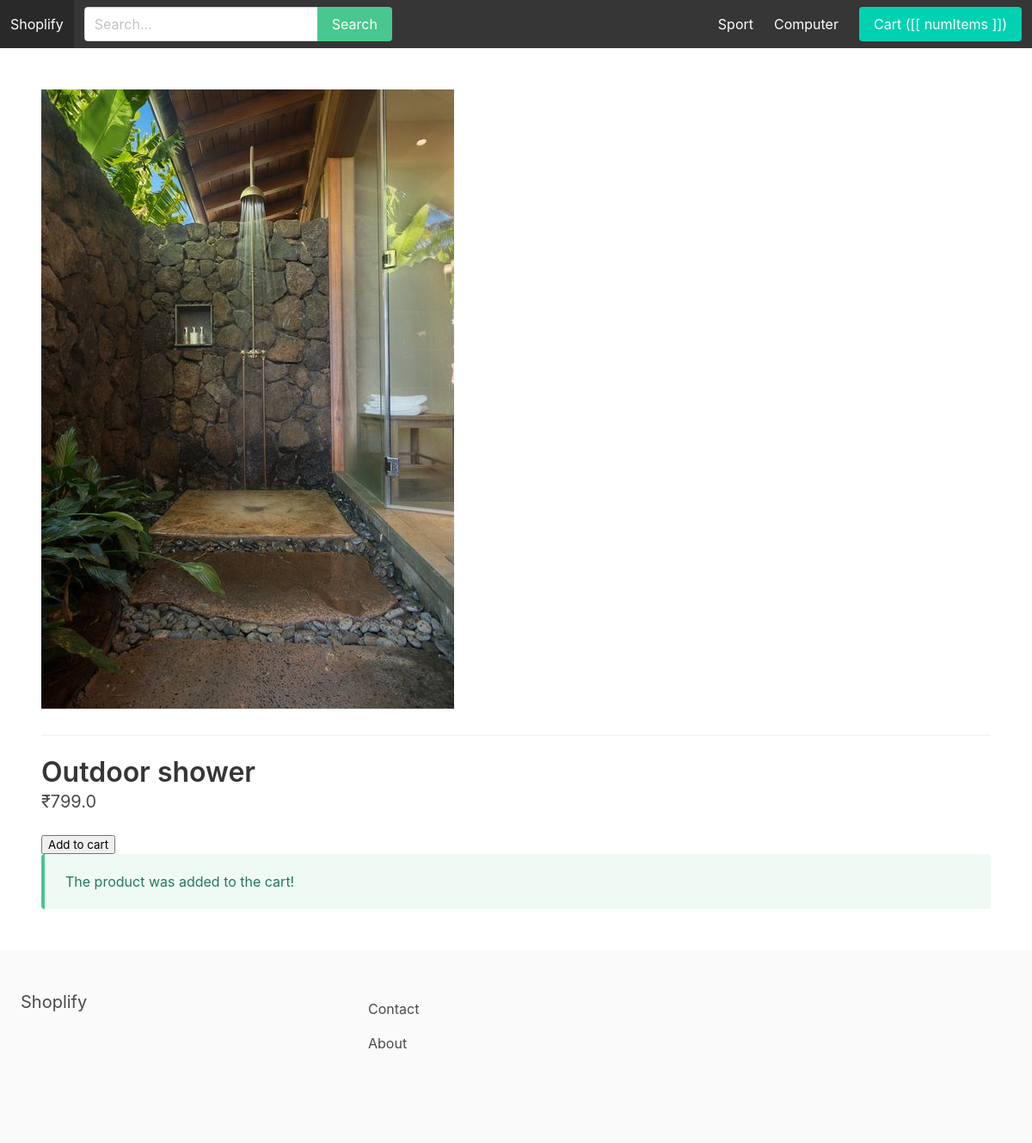
/sport/outdoor-shower/, run on the app's committed database.
### store/models.py (models this page shows, shortened)
class Category(models.Model):
    title = models.CharField(max_length=255)
    slug = models.SlugField(max_length=255)
    ordering = models.IntegerField(default=0)
    class Meta:
        verbose_name_plural = 'Categories'
        ordering = ('ordering',)

class Product(models.Model):
    category = models.ForeignKey(Category, related_name='products', on_delete=models.CASCADE)
    title = models.CharField(max_length=255)
    slug = models.SlugField(max_length=255)
    description = models.TextField(blank=True, null=True)
    price = models.FloatField(max_length=255)
    is_featured = models.BooleanField(default=False)
    image = models.ImageField(upload_to='uploads/', blank=True, null=True)
    thumbnail = models.ImageField(upload_to='uploads/', blank=True, null=True)
    date_added = models.DateTimeField(auto_now_add=True)
    class Meta:
        ordering = ('-date_added',)

### store/views.py (the view)
# urls.py: path('<slug:category_slug>/<slug:slug>/', product_detail, name='product_detail'),
def product_detail(request, category_slug, slug):
    product = get_object_or_404(Product, slug=slug)
    context = {
        'product': product
    }
    return render(request, 'product_detail.html', context)

### cart/cart.py (called while the page is built)
    def __iter__(self):
        product_ids = self.cart.keys()
        product_clean_ids = []
        for p in product_ids:
            product_clean_ids.append(p)
            self.cart[str(p)]['product'] = Product.objects.get(pk=p)
        for item in self.cart.values():
            item['total_price'] = float(item['price']) * int(item['quantity'])
            yield item

    def get_total_length(self):
        return sum(int(item['quantity']) for item in self.cart.values())

    def get_total_cost(self):
            return sum(float(item['total_price']) for item in self)

### cart/context_processors.py (called while the page is built)
def cart(request):
    return {'cart': Cart(request)}

### store/context_processors.py (called while the page is built)
def menu_categories(request):
    categories = Category.objects.all()
    return {'menu_categories': categories}

### store/templates/product_detail.html (shortened to what this page needs)
{% extends 'base.html' %}
{% block content %}
    <div id="productapp">
        <img src="{{ product.image.url }}">
        <hr>
        <h1 class="title">{{ product.title }}</h1>
        <h2 class="subtitle">₹{{ product.price }}</h1>
        <button @click="addToCart({{ product.id }})">Add to cart</button>
        <article class="message is-success" v-if="showMessage">
            <div class="message-body">
                The product was added to the cart!
            </div>
        </article>
    </div>
{% endblock %}

### core/templates/base.html (shortened to what this page needs)
{% load static %}
<!DOCTYPE html>
<html>
    <head>
        <link rel="stylesheet" href="https://cdn.jsdelivr.net/npm/bulma@0.9.0/css/bulma.min.css">
        <link rel="stylesheet" href="{% static 'main.css' %}">
    </head>
    <body>
        <nav class="navbar is-dark" id="navbarapp">
            <div class="navbar-brand">
                <a href="{% url 'frontpage' %}" class="navbar-item" href="/">Shoplify</a>
            </div>
            <div id="main-navbar" class="navbar-menu" :class="{ 'is-active': menuClass }">
                <div class="navbar-start">
                    <div class="navbar-item">
                        <form method="get" action="{% url 'search' %}">
                            <div class="field has-addons">
                                <div class="control">
                                    <input type="text" class="input" placeholder="Search..." name="query">
                                </div>
                                <div class="control">
                                    <button class="button is-success">Search</button>
                                </div>
                            </div>
                        </form>
                    </div>
                </div>
                <div class ="navbar-end">
                    {% for category in menu_categories %}
                        <a href="{% url 'category_detail' category.slug %}" class="navbar-item">{{ category.title }}</a>
                    {% endfor %}
                    <div class="navbar-item">
                        <a href="{% url 'cart' %}" class="button is-primary">Cart ([[ numItems ]])</a>
                    </div>
                </div>
            </div>
        </nav>
        <section class="section">
            {% block content %}
            {% endblock %}
        </section>
        <footer class="footer">
            <div class="columns">
                <div class="column is-4">
                    <h2 class="subtitle">Shoplify</h2>
                </div>
                <div class="column is-8">
                    <a href="{% url 'contact' %}" class="navbar-item">Contact</a>
                    <a href="{% url 'about' %}" class="navbar-item">About</a>
                </div>
            </div>
        </footer>
    </body>
</html>

### data on the page
Category: title "Sport"
Category: title "Computer"
Product: image (picture), title "Outdoor shower", price "799.0"
